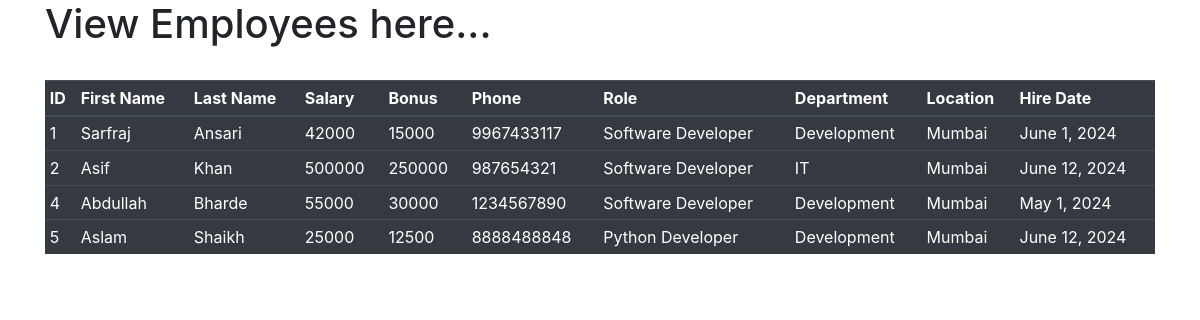
The page /view_emp on the database its author committed.
### office_emp/models.py (models this page shows, shortened)
class Employee(models.Model):
    first_name = models.CharField(max_length=100, null=False)
    last_name = models.CharField(max_length=100, null=False)
    department = models.ForeignKey(Department, on_delete=models.CASCADE)
    salary = models.IntegerField(default=0)
    bonus = models.IntegerField(default=0)
    role = models.ForeignKey(Role, on_delete=models.CASCADE)
    phone = models.IntegerField(default=0)
    hire_date = models.DateField()

class Role(models.Model):
    name = models.CharField(max_length=100, null=False)

class Department(models.Model):
    name = models.CharField(max_length=100, null=False)
    location = models.CharField(max_length=100, null=False)

### office_emp/views.py (the view)
# urls.py: path('view_emp', views.view_emp, name='view_emp'),
def view_emp(request):
    employees = Employee.objects.all()
    if request.headers.get("Accept") == "application/json":
        employees_list = list(
            employees.values(
                "id",
                "first_name",
                "last_name",
                "salary",
                "bonus",
                "phone",
                "department__name",
                "role__name",
            )
        )
        return JsonResponse({"employees": employees_list})
    else:
        context = {"employees": employees}
        return render(request, "view.html", context)

### office_emp/templates/view.html (shortened to what this page needs)
<!DOCTYPE html>
<html lang="en">
<head>
    <link rel="stylesheet" href="https://cdn.jsdelivr.net/npm/bootstrap@4.3.1/dist/css/bootstrap.min.css"
>
</head>
<body>
    <div class="container">
        <h1>View Employees here...</h1>
        <br>
        <table class="table table-sm table-dark">
            <thead>
                <tr>
                    <th scope="col">ID</th>
                    <th scope="col">First Name</th>
                    <th scope="col">Last Name</th>
                    <th scope="col">Salary</th>
                    <th scope="col">Bonus</th>
                    <th scope="col">Phone</th>
                    <th scope="col">Role</th>
                    <th scope="col">Department</th>
                    <th scope="col">Location</th>
                    <th scope="col">Hire Date</th>
                </tr>
            </thead>
            <tbody>
                {% for emp in employees %}
                <tr>
                    <td>{{ emp.id }}</td>
                    <td>{{ emp.first_name }}</td>
                    <td>{{ emp.last_name }}</td>
                    <td>{{ emp.salary }}</td>
                    <td>{{ emp.bonus }}</td>
                    <td>{{ emp.phone }}</td>
                    <td>{{ emp.role.name }}</td>
                    <td>{{ emp.department.name }}</td>
                    <td>{{ emp.department.location }}</td>
                    <td>{{ emp.hire_date }}</td>
                </tr>
                {% endfor %}
            </tbody>
        </table>
    </div>
</body>
</html>

### rows shown on the page
Employee: id "1", first_name "Sarfraj", last_name "Ansari", salary "42000", bonus "15000", phone "9967433117", role.name "Software Developer", department.name "Development", department.location "Mumbai", hire_date "June 1, 2024"
Employee: id "2", first_name "Asif", last_name "Khan", salary "500000", bonus "250000", phone "987654321", role.name "Software Developer", department.name "IT", department.location "Mumbai", hire_date "June 12, 2024"
Employee: id "4", first_name "Abdullah", last_name "Bharde", salary "55000", bonus "30000", phone "1234567890", role.name "Software Developer", department.name "Development", department.location "Mumbai", hire_date "May 1, 2024"
Employee: id "5", first_name "Aslam", last_name "Shaikh", salary "25000", bonus "12500", phone "8888488848", role.name "Python Developer", department.name "Development", department.location "Mumbai", hire_date "June 12, 2024"
